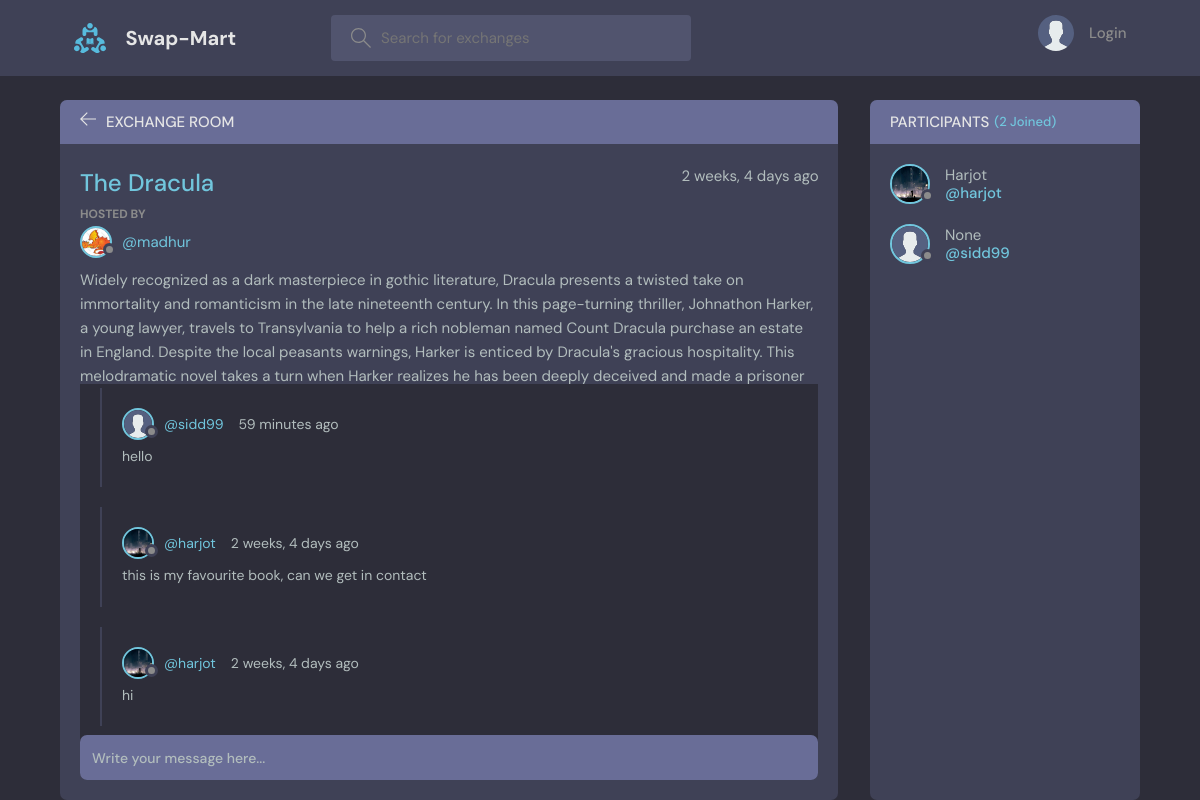
Page /room/3 on the committed database.
### base/models.py (models this page shows, shortened)
class Exchange_Room(models.Model):
    host = models.ForeignKey(User, on_delete=models.SET_NULL, null=True)
    topic= models.ForeignKey(Topic, on_delete=models.SET_NULL, null=True)
    name = models.CharField(max_length=200)
    description = models.TextField(null = True, blank = True)
    participants = models.ManyToManyField(
        User, related_name='participants', blank=True)
    updated = models.DateTimeField(auto_now = True)
    created = models.DateTimeField(auto_now_add=True)
    author = models.CharField(null = True, blank=True, max_length=200)
    class Meta:
        ordering = ['-updated', 'created']

class User(AbstractUser):
    name=models.CharField(max_length=200, null=True)
    email=models.EmailField(unique=True, null=True)
    bio=models.TextField(null=True)
    avatar= models.ImageField(null=True, default="avatar.svg")
    USERNAME_FIELD= 'email'
    REQUIRED_FIELDS=['username']

class Message(models.Model):
    user= models.ForeignKey(User, on_delete=models.CASCADE)
    room = models.ForeignKey(Exchange_Room, on_delete=models.CASCADE)
    body = models.TextField()
    updated = models.DateTimeField(auto_now = True)
    created = models.DateTimeField(auto_now_add=True)
    class Meta:
        ordering = ['-updated', 'created']

### base/views.py (the view, shortened to what this page needs)
# urls.py: path('room/<str:pk>', views.room, name="room"),
def room(request,pk):
    room= Exchange_Room.objects.get(id=pk)
    room_messages=room.message_set.all()
    participants = room.participants.all()
    context = {'room':room, 'room_messages':room_messages,
                'participants':participants}
    return render(request,'base/room.html',context)

### base/models.py (called while the page is built)
    def __str__(self):
        return self.name

### base/templates/base/room.html (shortened to what this page needs)
{% extends 'main.html' %}
{% block content %}
    <main class="profile-page layout layout--2">
      <div class="container">
        <div class="room">
          <div class="room__top">
            <div class="room__topLeft">
              <a href="{% url 'home' %}">
                <svg version="1.1" xmlns="http://www.w3.org/2000/svg" width="32" height="32" viewBox="0 0 32 32">
                  <title>arrow-left</title>
                  <path
                    d="M13.723 2.286l-13.723 13.714 13.719 13.714 1.616-1.611-10.96-10.96h27.625v-2.286h-27.625l10.965-10.965-1.616-1.607z"
                  ></path>
                </svg>
              </a>
              <h3>Exchange Room</h3>
            </div>
          </div>
          <div class="room__box scroll">
            <div class="room__header scroll">
              <div class="room__info">
                <h3>{{room.name}}</h3>
                <span>{{room.created|timesince}} ago</span>
              </div>
              <div class="room__hosted">
                <p>Hosted By</p>
                <a href="{% url 'user-profile' room.host.id %}" class="room__author">
                  <div class="avatar avatar--small">
                    <img src="{{room.host.avatar.url}}" />
                  </div>
                  <span>@{{room.host.username}}</span>
                </a>
              </div>
              <div class="room__details">
                {{room.description}}
              </div>
            </div>
            <div class="room__conversation">
              <div class="threads scroll">
                {% for message in room_messages %}
                <div class="thread">
                  <div class="thread__top">
                    <div class="thread__author">
                      <a href="{% url 'user-profile' message.user.id %}" class="thread__authorInfo">
                        <div class="avatar avatar--small">
                          <img src="{{message.user.avatar.url}}" />
                        </div>
                        <span>@{{message.user.username}}</span>
                      </a>
                      <span class="thread__date">{{message.created|timesince}} ago</span>
                    </div>
                  </div>
                  <div class="thread__details">
                    {{message.body}}
                  </div>
                </div>
                {% endfor %}
              </div>
            </div>
          </div>
          <div class="room__message">
            <form action="#" method="POST">
              <input name="body" placeholder="Write your message here..." /></form>
          </div>
        </div>
    <div class="participants">
      <h3 class="participants__top">Participants <span>({{participants.count}} Joined)</span></h3>
      <div class="participants__list scroll">
        {% for user in participants %}
        <a href="{%  url 'user-profile' user.id %}" class="participant">
          <div class="avatar avatar--medium">
            <img src="{{user.avatar.url}}" />
          </div>
          <p>
            {{user.name}}
            <span>@{{user.username}}</span>
          </p>
        </a>
        {% endfor %}
      </div>
    </div>
  </div>
</main>
{% endblock content %}

### rows in the picture
Exchange_Room: name "The Dracula", created "2 weeks, 4 days", host.avatar (picture), host.username "madhur", description "Widely recognized as a dark masterpiece in gothic literature, Dracula presents a twisted take on immortality and romanticism in the late nineteenth century. In this page-turning thriller, Johnathon Harker, a young lawyer, travels to Transylvania to help a rich nobleman named Count Dracula purchase an estate in England. Despite the local peasants warnings, Harker is enticed by Dracula's gracious hospitality. This melodramatic novel takes a turn when Harker realizes he has been deeply deceived and made a prisoner…"
Message: user.avatar (placeholder picture), user.username "sidd99", created "59 minutes", body "hello"
Message: user.avatar (picture), user.username "harjot", created "2 weeks, 4 days", body "this is my favourite book, can we get in contact"
Message: user.avatar (picture), user.username "harjot", created "2 weeks, 4 days", body "hi"
User: avatar (picture), name "Harjot", username "harjot"
User: avatar (placeholder picture), name "None", username "sidd99"

### other values in the picture
{{ participants.count }} "2"
